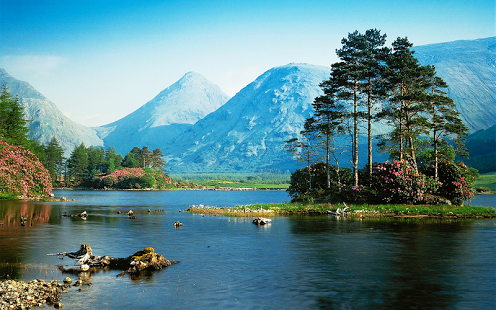
#> input picture landscape.png, 496 x 310 px
$ python rle.py
#> lines starting #> are read from the running program, lines starting #| are printed output that depends on the picture; after the words box and inside, x2 and y2 are one past the last pixel; in counts of white or black regions, pixels touching at a corner belong together
import cv2
import matplotlib.pyplot as plt
import numpy as np
from sys import getsizeof
from math import log

# IMAGEM ORIGINAL
img = cv2.imread('landscape.png', cv2.IMREAD_GRAYSCALE)
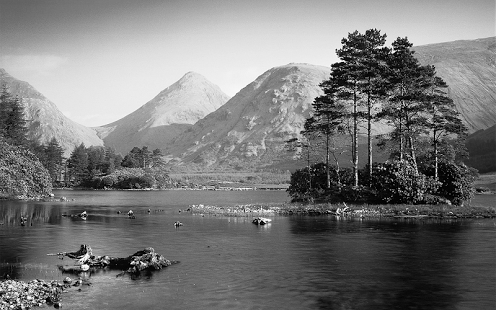
#> img: shape (310, 496); min 0, max 255, mean 120.6

#img_th = img = np.array([[0, 0, 0, 0, 0, 0, 0, 0], [0, 0, 1, 1, 1, 1, 0, 0], [0, 1, 0, 0, 0, 0, 1, 0], [1, 0, 1, 0, 0, 1, 0, 1], [1, 1, 1, 1, 1, 1, 1, 1]])


# LIMIARIZAÇÃO
ret, img_th = cv2.threshold(img, 127, 255, cv2.THRESH_OTSU)
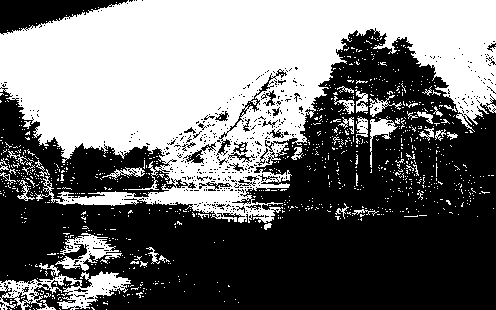
#> img_th: shape (310, 496); 44.7% white; 1026 white regions (980 under 20 px), largest, box (x1, y1, x2, y2) and area: (0, 0, 496, 223) 60257, (0, 271, 131, 310) 2088, (55, 233, 122, 271) 986
#> ret = 126

# EXIBIÇÃO DAS IMAGENS
cv2.namedWindow('Imagem Original', cv2.WINDOW_NORMAL)
cv2.namedWindow('Imagem Limiarizada', cv2.WINDOW_NORMAL)
cv2.imshow('Imagem Limiarizada', img_th)
cv2.imshow('Imagem Original', img)
cv2.waitKey()

"""
file = open('IMG.txt', 'w')

for i in range(img.shape[0]):
	for j in range(img.shape[1]):
		file.write("%d " % img_th[i, j])
		#file.write("%d" % img[i, j])
	file.write('\n')
file.close()

plt.hist(img.ravel(),256,[0,256]);
plt.show()

img_list = img.tolist()
histograma = [0] * 256

for x in range(img.shape[0]):
	for num in range(256):
		histograma[num] += img_list[x].count(num)

prob = []
for i in range(256):
	prob.append(histograma[i] / (img.shape[0] * img.shape[1]))

entropy = 0
for i in range(256):
	entropy -= (prob[i] * log(prob[i], 2))

comp_medio = 0
for i in range(256):
	comp_medio += (prob[i] * 8)

print("\nLm =  %f bits/símbolo" % comp_medio)
print("H(X) = %f bits/símbolo" % entropy)
print("Eficiência = %.2f %%" % (entropy / comp_medio * 100))
print()
"""

RLE = []
RLE_TH = []

# APLICANDO O RLE NA IMAGEM ORIGINAL
j = 0

for i in range(img.shape[0]):
	j = 0
	while(j < img.shape[1]):
		qtd = 0
		pixel = img[i, j]
		while(j < img.shape[1] and pixel == img[i, j]):
			qtd += 1
			j += 1
			#print(j)

		RLE.append(qtd)
		RLE.append(pixel)
	# Indicador de fim da i-ésima linha da imagem
	RLE.append(0)
	RLE.append(0)
#> after the loop, RLE = 276934 items

# Indicador de fim da imagem
RLE.append(0)
RLE.append(1)

# APLICANDO O RLE NA IMAGEM LIMIARIZADA
j = 0
qtd = 0

for i in range(img_th.shape[0]):
	j = 0
	while(j < img_th.shape[1]):
		qtd = 0
		pixel = img_th[i, j]
		while(j < img_th.shape[1] and pixel == img_th[i, j]):
			qtd += 1
			j += 1
			#print(j)

		RLE_TH.append(qtd)
		RLE_TH.append(pixel)
	# Indicador de fim da i-ésima linha da imagem
	RLE_TH.append(0)
	RLE_TH.append(0)
#> after the loop, RLE_TH = 24118 items


# Indicador de fim da imagem
RLE_TH.append(0)
RLE_TH.append(1)

RLE_NP = np.asarray(RLE)
RLE_TH_NP = np.asarray(RLE_TH)

print("\n########### IMAGEM ORIGINAL #############")
print("Tamanho da imagem original: %d bytes" % (img.shape[0] * img.shape[1]))
#| Tamanho da imagem original: 153760 bytes
print("Tamanho após a codificação: %d bytes" % len(RLE_NP))
#| Tamanho após a codificação: 276936 bytes
print("\n########### IMAGEM LIMIARIZADA #############")
print("Tamanho da imagem limiarizada: %d bytes" % (img_th.shape[0] * img_th.shape[1]))
#| Tamanho da imagem limiarizada: 153760 bytes
print("Tamanho após a codificação: %d bytes" % len(RLE_TH_NP))
#| Tamanho após a codificação: 24120 bytes
